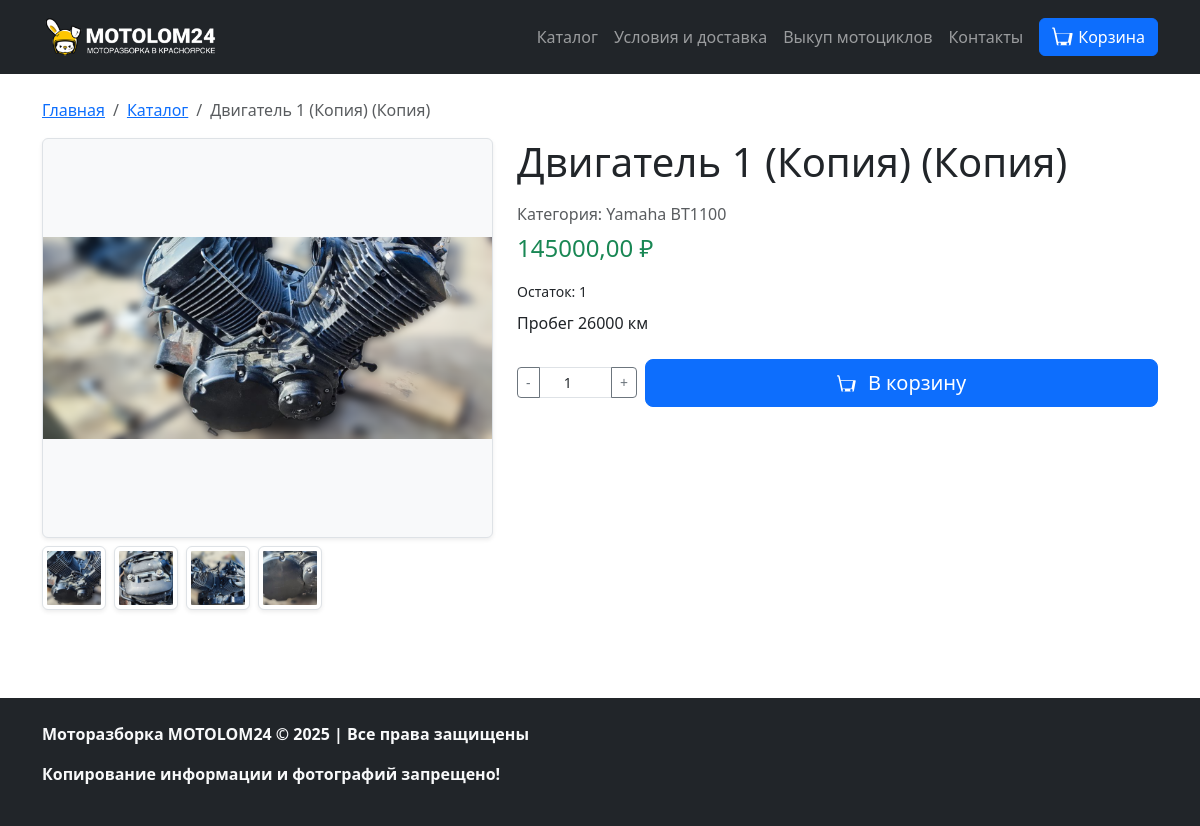
Page /product/1-pcrtum/ on the committed database.
### shop/models.py (models this page shows, shortened)
class SiteSettings(models.Model):
    logo = models.ImageField(upload_to='site/', blank=True, null=True, verbose_name='Логотип')
    updated = models.DateTimeField(auto_now=True, verbose_name='Обновлено')
    class Meta:
        verbose_name = 'Настройки сайта'
        verbose_name_plural = 'Настройки сайта'
    @classmethod
    def get_settings(cls):
        settings, created = cls.objects.get_or_create(pk=1)
        return settings

class MenuItem(models.Model):
    title = models.CharField(max_length=100, verbose_name='Название')
    url = models.CharField(max_length=255, verbose_name='Ссылка')
    parent = models.ForeignKey('self', null=True, blank=True, related_name='children', on_delete=models.CASCADE, verbose_name='Родительский пункт')
    order = models.PositiveIntegerField(default=0, verbose_name='Порядок')
    is_active = models.BooleanField(default=True, verbose_name='Активен')
    new_tab = models.BooleanField(default=False, verbose_name='Открывать в новой вкладке')
    class Meta:
        verbose_name = 'Пункт меню'
        verbose_name_plural = 'Пункты меню'
        ordering = ['parent__id', 'order', 'title']

class Product(models.Model):
    category = models.ForeignKey(
        Category, on_delete=models.CASCADE, related_name='products',
        verbose_name='Категория'
    )
    name = models.CharField(max_length=200, verbose_name='Название')
    slug = models.SlugField(unique=True, verbose_name='URL')
    image = models.ImageField(
        upload_to='products/', blank=True, null=True, verbose_name='Фото'
    )
    description = models.TextField(blank=True, verbose_name='Описание')
    price = models.DecimalField(
        max_digits=10, decimal_places=2, verbose_name='Цена'
    )
    quantity = models.PositiveIntegerField(default=1, verbose_name='Количество')
    available = models.BooleanField(default=True, verbose_name='В наличии')
    created = models.DateTimeField(auto_now_add=True, verbose_name='Создано')
    updated = models.DateTimeField(auto_now=True, verbose_name='Обновлено')
    meta_title = models.CharField(
        max_length=60, blank=True, verbose_name='Meta Title',
        help_text='Заголовок страницы (до 60 символов)'
    )
    meta_description = models.TextField(
        max_length=160, blank=True, verbose_name='Meta Description',
        help_text='Описание страницы (до 160 символов)'
    )
    meta_keywords = models.CharField(
        max_length=255, blank=True, verbose_name='Meta Keywords',
        help_text='Ключевые слова через запятую'
    )
    class Meta:
        verbose_name = 'Товар'
        verbose_name_plural = 'Товары'
        ordering = ['-created']
    def get_meta_title(self):
        return self.meta_title or self.name
    def get_meta_description(self):
        return self.meta_description or self.description[:160]

class ProductImage(models.Model):
    product = models.ForeignKey(Product, on_delete=models.CASCADE, related_name='images', verbose_name='Товар')
    image = models.ImageField(upload_to='products/gallery/', verbose_name='Изображение')
    alt = models.CharField(max_length=255, blank=True, verbose_name='Альтернативный текст')
    order = models.PositiveIntegerField(default=0, verbose_name='Порядок')
    class Meta:
        verbose_name = 'Изображение товара'
        verbose_name_plural = 'Галерея изображений'
        ordering = ['order', 'id']

class Category(models.Model):
    name = models.CharField(max_length=100, verbose_name='Название')
    slug = models.SlugField(unique=True, verbose_name='URL')
    parent = models.ForeignKey(
        'self', on_delete=models.CASCADE, null=True, blank=True,
        related_name='children', verbose_name='Родительская категория'
    )
    meta_title = models.CharField(
        max_length=60, blank=True, verbose_name='Meta Title',
        help_text='Заголовок страницы (до 60 символов)'
    )
    meta_description = models.TextField(
        max_length=160, blank=True, verbose_name='Meta Description',
        help_text='Описание страницы (до 160 символов)'
    )
    meta_keywords = models.CharField(
        max_length=255, blank=True, verbose_name='Meta Keywords',
        help_text='Ключевые слова через запятую'
    )
    class Meta:
        verbose_name = 'Категория'
        verbose_name_plural = 'Категории'

class FooterSettings(models.Model):
    text_block = RichTextField(
        blank=True, verbose_name='Текстовый блок подвала', config_name='bootstrap'
    )
    updated = models.DateTimeField(auto_now=True, verbose_name='Обновлено')
    class Meta:
        verbose_name = 'Настройки подвала'
        verbose_name_plural = 'Настройки подвала'
    @classmethod
    def get_settings(cls):
        settings, created = cls.objects.get_or_create(pk=1)
        return settings

### shop/views.py (the view)
# urls.py: path('product/<slug:slug>/', views.product_detail, name='product_detail'),
def product_detail(request, slug):
    product = get_object_or_404(Product, slug=slug, available=True)
    meta_title = product.get_meta_title()
    meta_description = product.get_meta_description()
    meta_keywords = product.meta_keywords
    return render(request, 'shop/product_detail.html', {
        'product': product,
        'meta_title': meta_title,
        'meta_description': meta_description,
        'meta_keywords': meta_keywords,
    })

### shop/templatetags/menu_tags.py (called while the page is built)
@register.simple_tag
def get_menu():
    return MenuItem.objects.filter(is_active=True, parent=None).order_by('order', 'title')

@register.filter
def has_file(image_field):
    if not image_field:
        return False
    try:
        return os.path.isfile(image_field.path)
    except Exception:
        return False

### shop/views.py (called while the page is built)
def footer_settings(request):
    return {'footer_settings': FooterSettings.get_settings()}

def site_settings(request):
    return {'site_settings': SiteSettings.get_settings()}

### shop/templates/shop/product_detail.html (shortened to what this page needs)
{% extends 'shop/base.html' %}
{% load menu_tags %}
{% block content %}
<div class="container py-4">
  <nav aria-label="breadcrumb">
    <ol class="breadcrumb">
      <li class="breadcrumb-item"><a href="/">Главная</a></li>
      <li class="breadcrumb-item"><a href="/catalog/">Каталог</a></li>
      <li class="breadcrumb-item active" aria-current="page">{{ product.name }}</li>
    </ol>
  </nav>
  <div class="row">
    <div class="col-md-5">
      <div id="productGallery" class="mb-3">
        {% if product.image and product.image|has_file or product.images.all %}
          {% if product.image and product.image|has_file %}
            <a href="{{ product.image.url }}" class="glightbox" data-gallery="product" data-title="{{ product.name }}" id="mainImageLink">
              <img id="mainProductImage" src="{{ product.image.url }}" class="img-fluid rounded border mb-2 shadow-sm main-gallery-img" alt="{{ product.name }}">
            </a>
          {% endif %}
          <div class="d-flex flex-wrap gap-2 mt-2">
            {% if product.image and product.image|has_file %}
              <img src="{{ product.image.url }}" class="img-thumbnail gallery-thumb border shadow-sm" style="width:64px; height:64px; object-fit:cover; cursor:pointer;" onclick="switchMainImage('{{ product.image.url }}')">
            {% endif %}
            {% for img in product.images.all %}
              {% if img.image and img.image|has_file %}
                <img src="{{ img.image.url }}" class="img-thumbnail gallery-thumb border shadow-sm" style="width:64px; height:64px; object-fit:cover; cursor:pointer;" onclick="switchMainImage('{{ img.image.url }}')">
              {% endif %}
            {% endfor %}
          </div>
        {% else %}
          <div class="bg-light border rounded text-center py-5">Нет фото</div>
        {% endif %}
      </div>
    </div>
    <div class="col-md-7">
      <h1 class="mb-3">{{ product.name }}</h1>
      <div class="mb-2 text-muted">Категория: {{ product.category.name }}</div>
      <div class="h4 text-success mb-3">{{ product.price }} ₽</div>
      <div class="mb-2"><small>Остаток: {{ product.quantity }}</small></div>
      <div class="mb-4">{{ product.description|linebreaks }}</div>
      {% if product.quantity > 0 and product.available %}
      <form method="post" action="{% url 'cart_add' product.id %}" class="mb-3 d-flex align-items-center gap-2">
        <div class="input-group" style="max-width: 120px;">
          <button type="button" class="btn btn-outline-secondary btn-sm" onclick="changeQty(this, -1)">-</button>
          <input type="number" name="quantity" value="1" min="1" max="{{ product.quantity }}" class="form-control form-control-sm text-center" style="width: 50px;" oninput="validateQty(this)">
          <button type="button" class="btn btn-outline-secondary btn-sm" onclick="changeQty(this, 1)">+</button>
        </div>
        <button type="submit" class="btn btn-primary btn-lg flex-grow-1">
          В корзину
        </button>
      </form>
      {% else %}
      <button class="btn btn-secondary btn-lg w-100" disabled>Товар заказан</button>
      {% endif %}
    </div>
  </div>
</div>
<link rel="stylesheet" href="https://cdn.jsdelivr.net/npm/glightbox/dist/css/glightbox.min.css" />
{% endblock %}

### shop/templates/shop/base.html (shortened to what this page needs)
<!DOCTYPE html>
<html lang="ru">
<head>
  <link href="https://cdn.jsdelivr.net/npm/bootstrap@5.3.2/dist/css/bootstrap.min.css" rel="stylesheet">
</head>
<body class="d-flex flex-column min-vh-100">
  {% load static %}
  {% load menu_tags %}
  <nav class="navbar navbar-expand-lg navbar-dark bg-dark">
    <div class="container">
      <a class="navbar-brand d-flex align-items-center" href="/">
        {% if site_settings.logo %}
          <img src="{{ site_settings.logo.url }}" alt="Логотип" style="background: transparent; max-height:48px; width:auto; display:inline-block; vertical-align:middle;">
        {% else %}
          motolom24
        {% endif %}
      </a>
      <div class="collapse navbar-collapse" id="navbarNav">
        <ul class="navbar-nav ms-auto">
          {% get_menu as menu_items %}
          {% for item in menu_items %}
            {% if not item.parent %}
              {% with children=item.children.all %}
                {% if children %}
                  <li class="nav-item dropdown">
                    <a class="nav-link dropdown-toggle" href="{{ item.url }}" id="menuDropdown{{ item.id }}" role="button" data-bs-toggle="dropdown" aria-expanded="false" {% if item.new_tab %}target="_blank"{% endif %}>{{ item.title }}</a>
                    <ul class="dropdown-menu" aria-labelledby="menuDropdown{{ item.id }}">
                      {% for child in children %}
                        <li><a class="dropdown-item" href="{{ child.url }}" {% if child.new_tab %}target="_blank"{% endif %}>{{ child.title }}</a></li>
                      {% endfor %}
                    </ul>
                  </li>
                {% else %}
                  <li class="nav-item"><a class="nav-link" href="{{ item.url }}" {% if item.new_tab %}target="_blank"{% endif %}>{{ item.title }}</a></li>
                {% endif %}
              {% endwith %}
            {% endif %}
          {% endfor %}
        </ul>
        <ul class="navbar-nav ms-2">
          <li class="nav-item">
            <a class="btn btn-primary position-relative d-flex align-items-center" href="{% url 'cart_detail' %}">
              <span class="d-none d-lg-inline">Корзина</span>
            </a>
          </li>
        </ul>
      </div>
    </div>
  </nav>
  <div class="flex-grow-1">
    {% block content %}{% endblock %}
  </div>
  {% with footer=footer_settings %}
  <footer class="bg-dark text-light mt-5 py-4">
    <div class="container">
      {% if footer and footer.text_block %}
        <div class="footer-content">{{ footer.text_block|safe }}</div>
      {% else %}
        <div class="footer-content text-center">&copy; motolom24, {{ now|date:'Y' }}</div>
      {% endif %}
    </div>
  </footer>
  {% endwith %}
</body>
</html>

### shop/templates/shop/base.html (style rules this page uses)
.gallery-thumb { width: 64px; height: 64px; object-fit: cover; }

### shop/templates/shop/product_detail.html (style rules this page uses)
.main-gallery-img { height: 400px; width: 100%; object-fit: contain; background: #f8f9fa; display: block; }

### rows in the picture
SiteSettings: logo (picture)
MenuItem: title "Каталог"
MenuItem: title "Условия и доставка"
MenuItem: title "Выкуп мотоциклов"
MenuItem: title "Контакты"
Product: name "Двигатель 1 (Копия) (Копия)", image (picture), category.name "Yamaha BT1100", price "145000,00", quantity "1", description "Пробег 26000 км"
ProductImage: image (picture)
ProductImage: image (picture)
ProductImage: image (picture)
FooterSettings: text_block "Моторазборка MOTOLOM24 © 2025 | Все права защищены Копирование информации и фотографий запрещено!"
